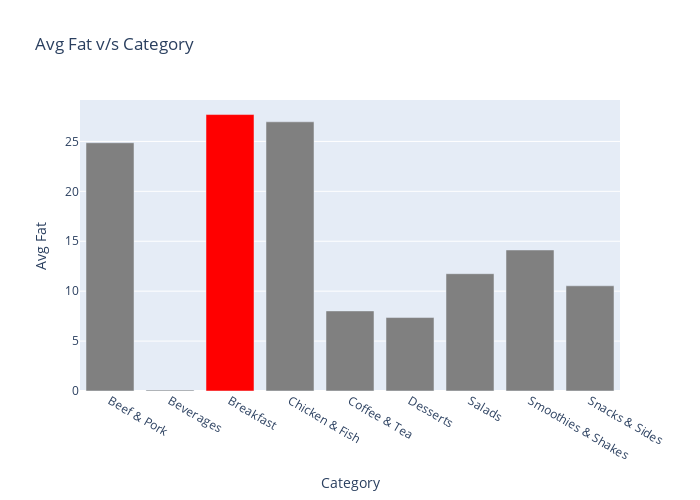

Here is the notebook cell this chart was saved with:
### Markdown cell above
#### 2)average Fat distribution for each category

### Code cell
fat=pd.DataFrame(df.groupby('Category')['Total Fat'].mean()) # a = pandasDataframe
colors=['gray']*9
colors[2]='red'

fig = go.Figure(data=go.Bar(
      x=fat.index,           #x=a.index
      y=fat['Total Fat'],    #y=a['...']
      marker_color=colors
))

fig.update_layout(width=700, height=500, title='Avg Fat v/s Category', xaxis_title='Category', yaxis_title='Avg Fat')
fig.show()
pio.write_html(fig, file="embedGraphInYourWebsite/AvgFatVsCategory.html", auto_open=True)

### Figure 1 — Plotly figure (JSON) as saved in the notebook; plotly's stock layout.template omitted (floating-point values rounded to 4 significant figures)
{"data": [{"marker": {"color": ["gray", "gray", "red", "gray", "gray", "gray", "gray", "gray", "gray"]}, "type": "bar", "x": ["Beef & Pork", "Beverages", "Breakfast", "Chicken & Fish", "Coffee & Tea", "Desserts", "Salads", "Smoothies & Shakes", "Snacks & Sides"], "y": [24.87, 0.09259, 27.69, 26.96, 8.021, 7.357, 11.75, 14.12, 10.54]}], "layout": {"height": 500, "title": {"text": "Avg Fat v/s Category"}, "width": 700, "xaxis": {"title": {"text": "Category"}}, "yaxis": {"title": {"text": "Avg Fat"}}}}
